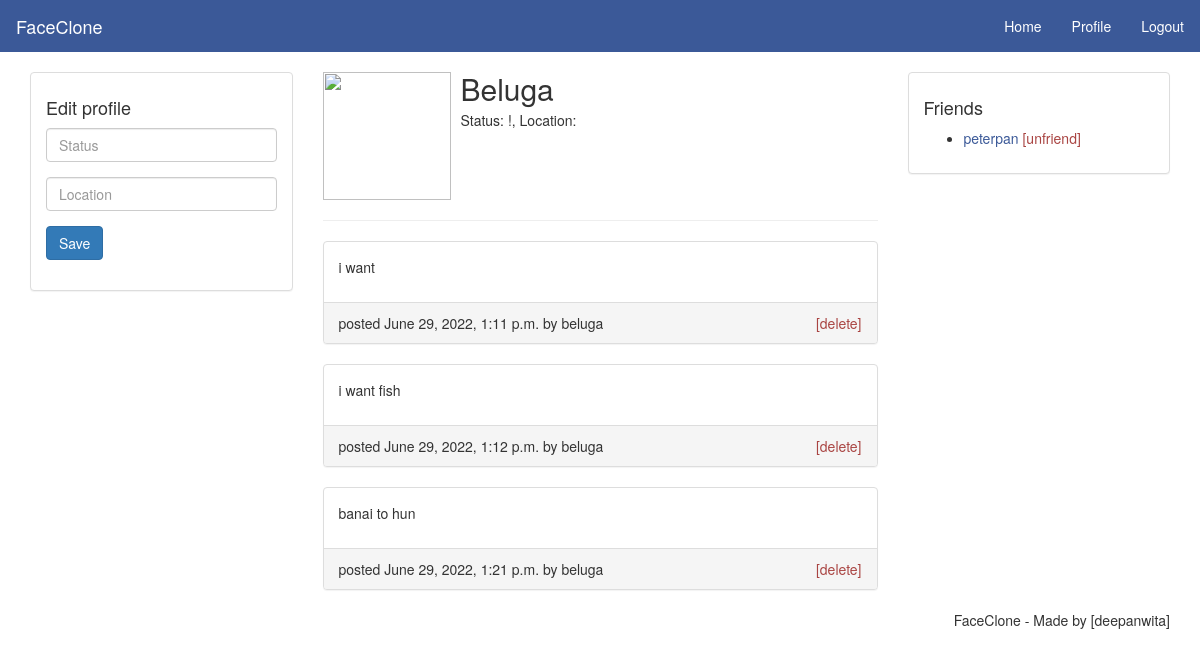
Screenshot of /profile (signed in) with the database file from the repository.
### social/models.py (models this page shows, shortened)
class UserPost(models.Model):
    user = models.ForeignKey(User,on_delete=models.CASCADE)
    post = models.TextField(max_length=300,blank=False)
    date = models.DateTimeField(auto_now_add=True)

### social/views.py (the view)
# urls.py: path('profile',views.profile,name='profile'),
@login_required(login_url='index')
def profile(request):
    user = request.user
    context = {'user':user}
    posts = UserPost.objects.filter(user=user)
    context.update({'posts':posts})
    return render(request,'profile.html',context)

### templates/profile.html (shortened to what this page needs)
{% load static %}
<!DOCTYPE html>
<html>
<head>
  <link rel="stylesheet" type="text/css" href="{% static 'css/bootstrap.min.css' %}">
  <link rel="stylesheet" type="text/css" href="{% static 'css/style.css' %}">
</head>
<body>
  <nav class="navbar navbar-default">
    <div class="container-fluid">
      <div class="navbar-header">
        <a class="navbar-brand" href="{% url 'index' %}">FaceClone</a>
      </div>
      <ul class="nav navbar-nav navbar-right">
        <li><a href="{% url 'home' %}">Home</a></li>
        <li><a href="{% url 'profile' %}">Profile</a></li>
        <li><a href="{% url 'logout' %}">Logout</a></li>
      </ul>
    </div>
  </nav>
  <main class="container">
    <div class="row">
      <div class="col-md-3">
        <div class="panel panel-default">
          <div class="panel-body">
            <h4>Edit profile</h4>
            <form method="post" action="{% url 'update' %}">
              <div class="form-group">
                <input class="form-control" type="text" name="status" placeholder="Status" value="">
              </div>
              <div class="form-group">
                <input class="form-control" type="text" name="location" placeholder="Location" value="">
              </div>
              <div class="form-group">
                <input class="btn btn-primary" type="submit" name="update_profile" value="Save">
              </div>
            </form>
          </div>
        </div>
      </div>
      <div class="col-md-6">
        <div class="media">
          <div class="media-left">
            <img src="{{user.userprofile.img.url}}" class="media-object" style="width: 128px; height: 128px;">
          </div>
          <div class="media-body">
            <h2 class="media-heading">{{user.username | capfirst}}</h2>
            <p>Status: {{user.userprofile.bio}}!, Location: {{user.userprofile.loc}}</p>
          </div>
        </div>
        <hr>
        <div>
          {% for post in posts %}
          <div class="panel panel-default">
            <div class="panel-body">
              <p>{{post.post}}</p>
            </div>
            <div class="panel-footer">
              <span>posted {{post.date}} by {{post.user.username}}</span>
              <span class="pull-right"><a class="text-danger" href="#">[delete]</a></span>
            </div>
          </div>
          {% endfor %}
        </div>
      </div>
      <div class="col-md-3">
        <div class="panel panel-default">
          <div class="panel-body">
            <h4>Friends</h4>
            <ul>
              <li>
                <a href="#">peterpan</a>
                <a class="text-danger" href="#">[unfriend]</a>
              </li>
            </ul>
          </div>
        </div>
      </div>
    </div>
  </main>
  <footer class="container text-center">
    <ul class="nav nav-pills pull-right">
      <li>FaceClone - Made by [deepanwita]</li>
    </ul>
  </footer>
</body>
</html>

### static/css/style.css (style rules this page uses)
a { color: #3b5998; }
.navbar { -webkit-border-radius: 0; -moz-border-radius: 0; border-radius: 0; }
.navbar-default { background-color: #3b5998; border-color: #3b5998; }
.navbar-default .navbar-brand { color: #fff; }
.navbar-default .navbar-nav>li>a { color: #fff; }

### rows the page displays
UserPost: post "i want", date "June 29, 2022, 1:11 p.m.", user.username "beluga"
UserPost: post "i want fish", date "June 29, 2022, 1:12 p.m.", user.username "beluga"
UserPost: post "banai to hun", date "June 29, 2022, 1:21 p.m.", user.username "beluga"

### other values shown
{{ user.username | capfirst }} "Beluga"
